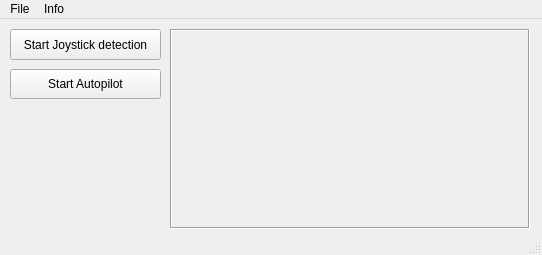
<?xml version="1.0" encoding="UTF-8"?>
<ui version="4.0">
 <class>MainWindow</class>
 <widget class="QMainWindow" name="MainWindow">
  <property name="geometry">
   <rect>
    <x>0</x>
    <y>0</y>
    <width>542</width>
    <height>255</height>
   </rect>
  </property>
  <property name="windowTitle">
   <string>ETS2 Autopilot</string>
  </property>
  <property name="windowOpacity">
   <double>1.000000000000000</double>
  </property>
  <property name="locale">
   <locale language="English" country="UnitedStates"/>
  </property>
  <property name="animated">
   <bool>true</bool>
  </property>
  <widget class="QWidget" name="centralwidget">
   <widget class="QLabel" name="image_front">
    <property name="geometry">
     <rect>
      <x>170</x>
      <y>10</y>
      <width>360</width>
      <height>200</height>
     </rect>
    </property>
    <property name="minimumSize">
     <size>
      <width>360</width>
      <height>200</height>
     </size>
    </property>
    <property name="mouseTracking">
     <bool>false</bool>
    </property>
    <property name="frameShape">
     <enum>QFrame::Box</enum>
    </property>
    <property name="frameShadow">
     <enum>QFrame::Sunken</enum>
    </property>
    <property name="text">
     <string/>
    </property>
   </widget>
   <widget class="QPushButton" name="b_autopilot">
    <property name="geometry">
     <rect>
      <x>10</x>
      <y>50</y>
      <width>151</width>
      <height>30</height>
     </rect>
    </property>
    <property name="text">
     <string>Start Autopilot</string>
    </property>
   </widget>
   <widget class="QPushButton" name="b_ets2_vjoy">
    <property name="geometry">
     <rect>
      <x>10</x>
      <y>10</y>
      <width>151</width>
      <height>31</height>
     </rect>
    </property>
    <property name="text">
     <string>Start Joystick detection</string>
    </property>
   </widget>
  </widget>
  <widget class="QMenuBar" name="menubar">
   <property name="geometry">
    <rect>
     <x>0</x>
     <y>0</y>
     <width>542</width>
     <height>21</height>
    </rect>
   </property>
   <widget class="QMenu" name="menuFile">
    <property name="title">
     <string>File</string>
    </property>
    <addaction name="actionSettings"/>
    <addaction name="actionExit"/>
   </widget>
   <widget class="QMenu" name="menuInfo">
    <property name="title">
     <string>Info</string>
    </property>
    <addaction name="actionUpdater"/>
    <addaction name="actionAbout"/>
   </widget>
   <addaction name="menuFile"/>
   <addaction name="menuInfo"/>
  </widget>
  <widget class="QStatusBar" name="statusbar">
   <property name="minimumSize">
    <size>
     <width>0</width>
     <height>20</height>
    </size>
   </property>
   <property name="baseSize">
    <size>
     <width>0</width>
     <height>20</height>
    </size>
   </property>
  </widget>
  <action name="actionSettings">
   <property name="checkable">
    <bool>false</bool>
   </property>
   <property name="checked">
    <bool>false</bool>
   </property>
   <property name="text">
    <string>Settings</string>
   </property>
  </action>
  <action name="actionExit">
   <property name="text">
    <string>Exit</string>
   </property>
  </action>
  <action name="actionAbout">
   <property name="text">
    <string>About</string>
   </property>
  </action>
  <action name="actionUpdater">
   <property name="text">
    <string>Updater</string>
   </property>
  </action>
 </widget>
 <resources/>
 <connections/>
</ui>
